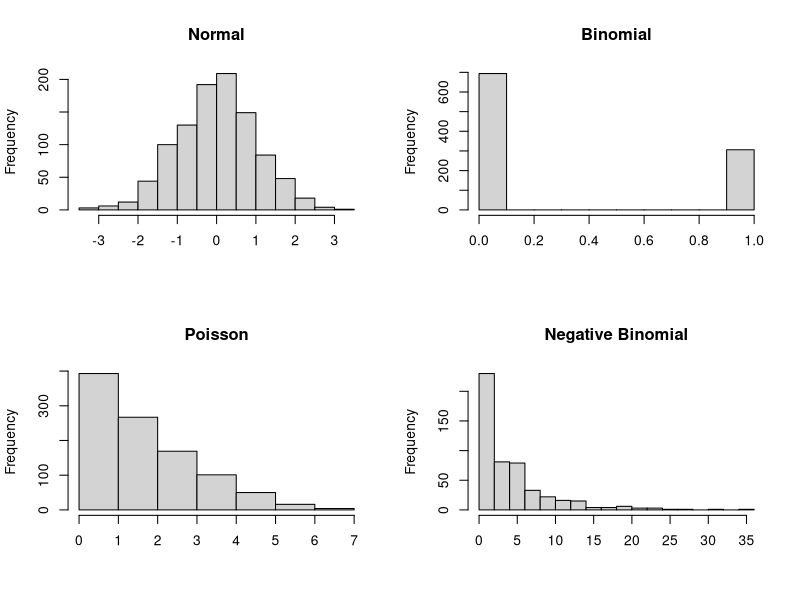
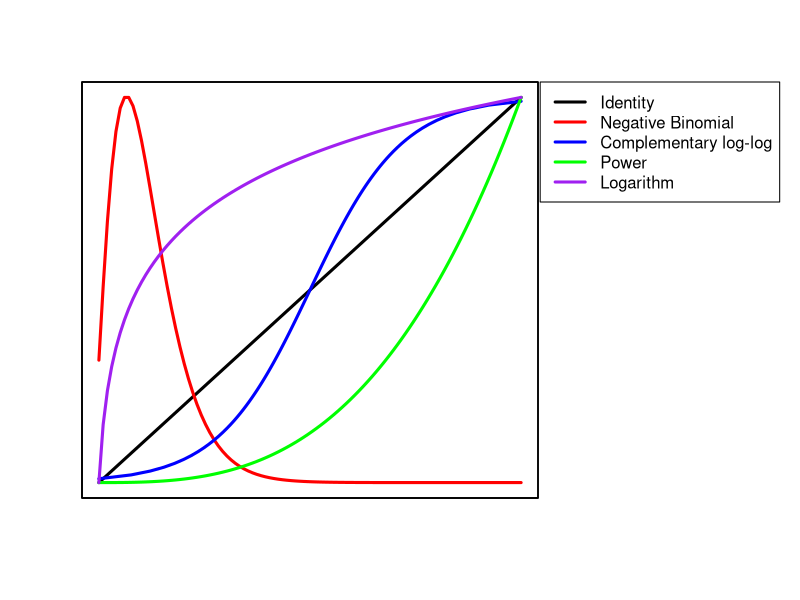
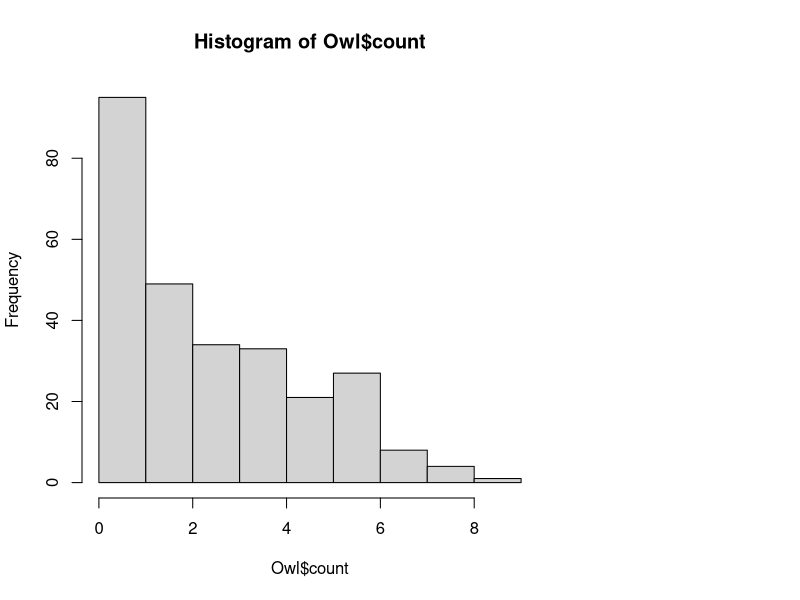
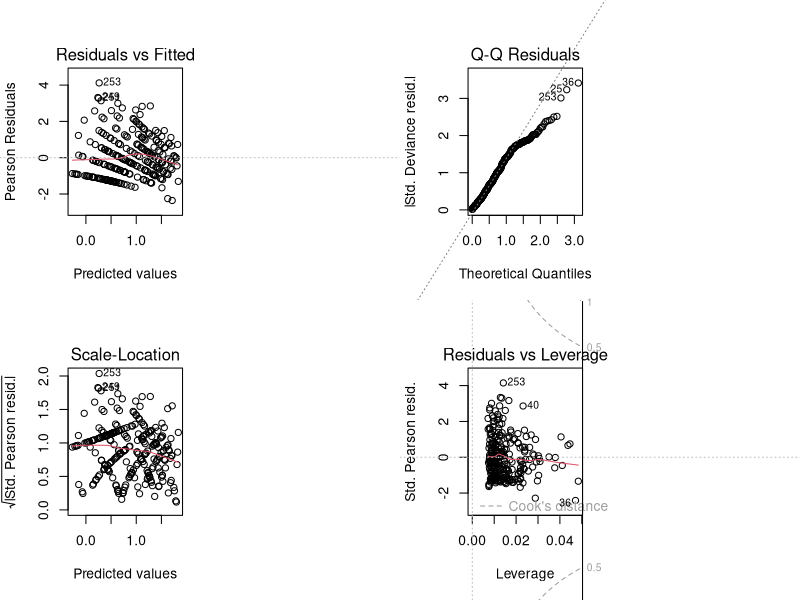

Recreate these plots in R, in order.
## ---- chunk 1

par(mfrow = c(2,2))
normal <- rnorm(1000)
hist(normal, main = 'Normal', xlab = NULL)

binom <- rbinom(1000, 1, 0.3)
hist(binom, main = 'Binomial', xlab = NULL)

pois <- rpois(1000, 2)
hist(pois, breaks = 9, main = 'Poisson', xlab = NULL)

negbim <- rnbinom(500, mu = 4, size = 1)
hist(negbim, breaks = 20, main = 'Negative Binomial', xlab = NULL)

## ---- chunk 2
par(mfrow = c(1,1))
x <- 1:100
p <- seq(0, 1, 0.01)
Power <- x^3
Logarithm <- log(x)
loglog <- log(p/(1-p))
negbimdis <- dnbinom(x, 3, 0.2)

par(mar=c(5.1, 4.1, 4.1, 13.1), xpd=TRUE)
plot(x, x, type = 'l', lwd = 3, ylab = '', xlab = '', xaxt='n', yaxt='n', bty='L')
par(new=TRUE)
plot(x, negbimdis, type = 'l', lwd = 3, col = 'red', ylab = '', xlab = '', xaxt='n', yaxt='n')
par(new=TRUE)
plot(loglog, p, type = 'l', lwd = 3, col = 'blue', ylab = '', xlab = '', xaxt='n', yaxt='n')
par(new=TRUE)
plot(x, Power, type = 'l', lwd = 3, col = 'green', ylab = '', xlab = '', xaxt='n', yaxt='n')
par(new=TRUE)
plot(x, Logarithm, type = 'l', lwd = 3, col = 'purple', ylab = '', xlab = '', xaxt='n', yaxt='n')
legend(x = 'topright', inset=c(-0.53,0), legend = c('Identity', 'Negative Binomial', 'Complementary log-log', 'Power', 'Logarithm'), col = c('black', 'red', 'blue', 'green', 'purple'), lwd = 3)

## ---- chunk 3
Owl <- read.csv('Owl.csv')
head(Owl)
## ---- chunk 4
hist(Owl$count)
## ---- chunk 5
OwlModel <- glm(count ~ year + date + ampm, family = poisson (link = "log"), data = Owl)
## ---- chunk 6
par(mfrow = c(2,2))
plot(OwlModel)
## ---- chunk 7
OwlModel$deviance / OwlModel$df.residual
## ---- chunk 8
(OwlModel$null.deviance - OwlModel$deviance) / OwlModel$null.deviance
## ---- chunk 9

summary(OwlModel)
